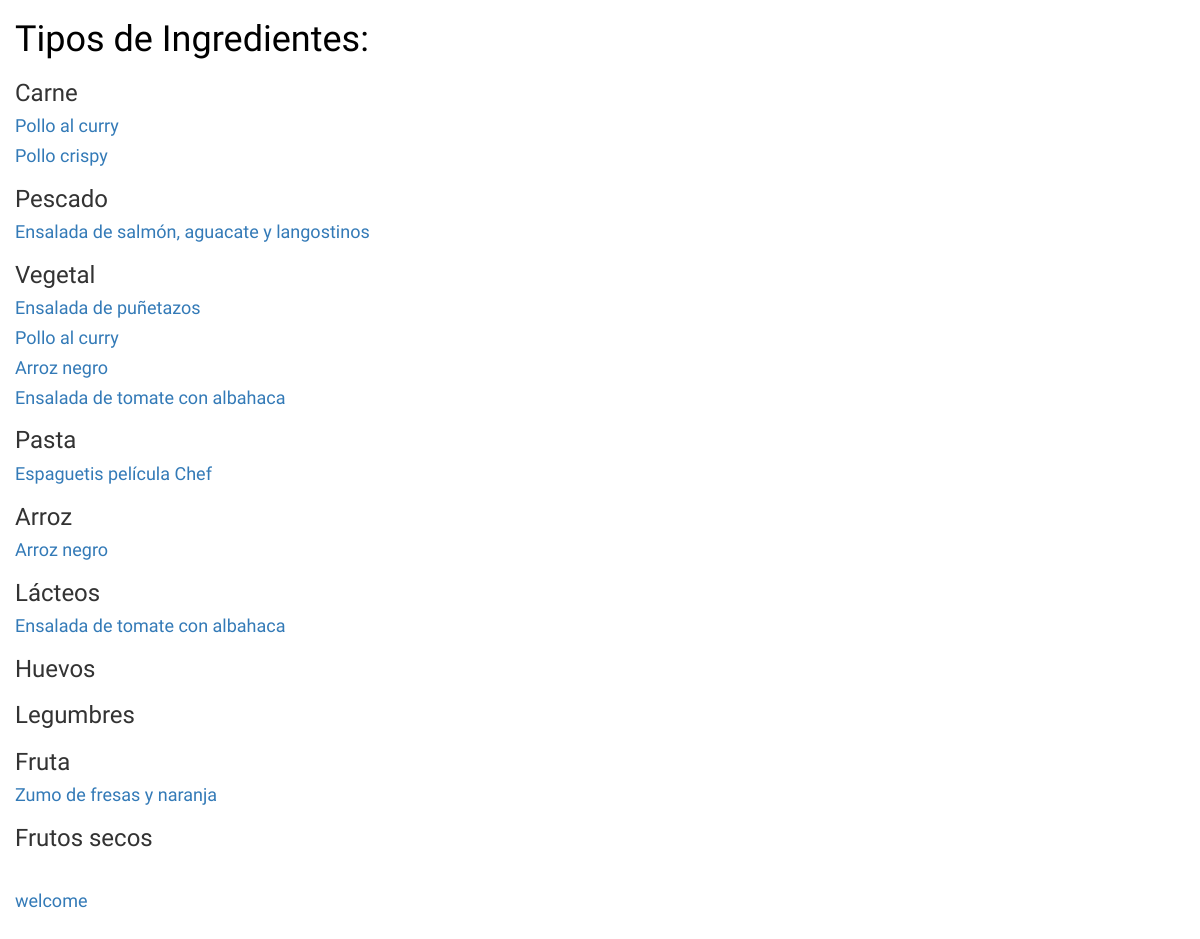
The app's page /listaIngredientes, older data.
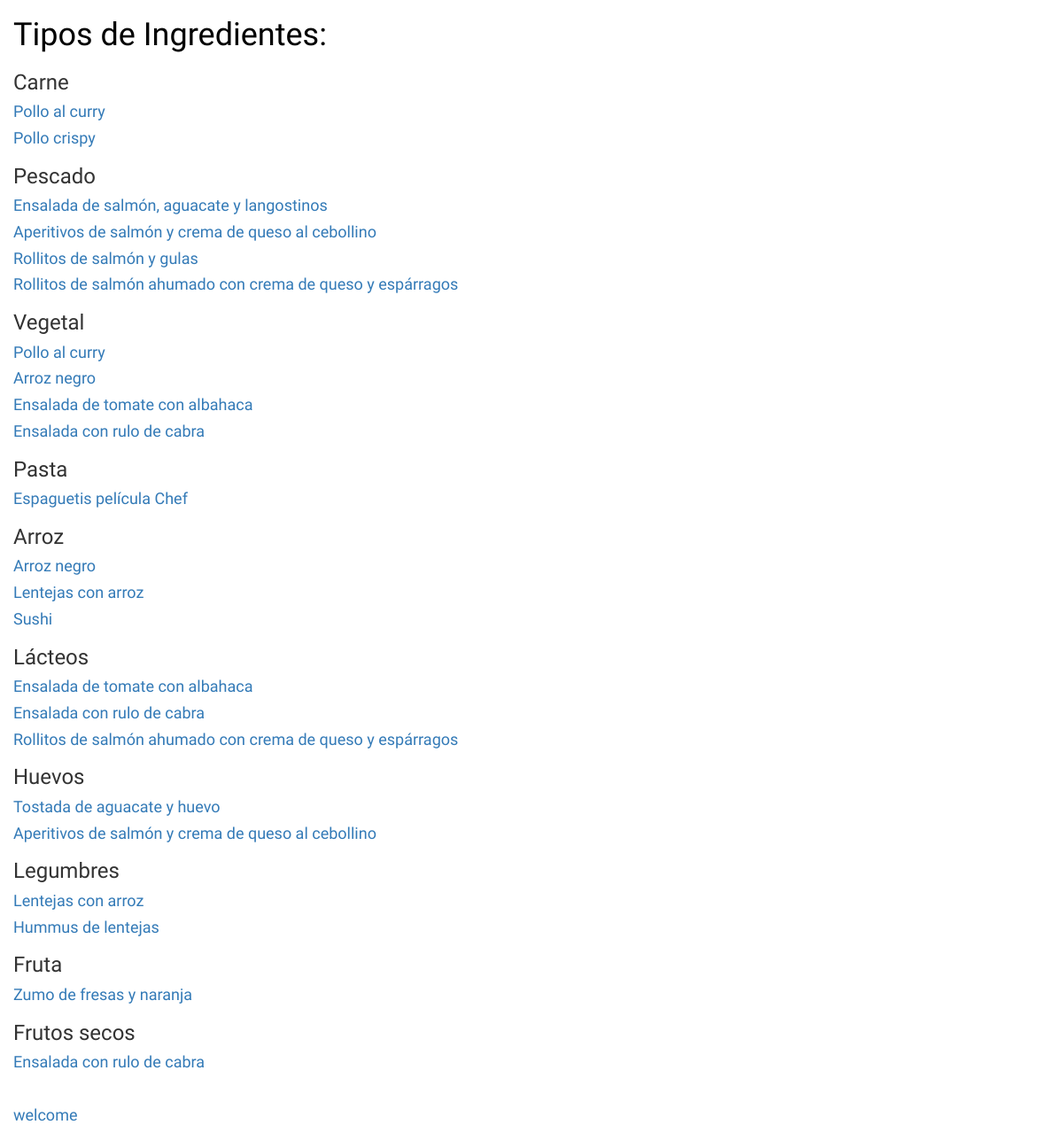
The same page, newer data.
### RecipesAndFun/models.py (models this page shows, shortened)
class receta(models.Model):
    nombre_receta= models.CharField(max_length=100)
    ingredientes= models.TextField(help_text='Escribe los ingredientes')
    preparacion= models.TextField(verbose_name='Preparacion')
    tiempo_preparacion= models.IntegerField
    comentarios= models.CharField(help_text='Espacio para comentarios', max_length=1000, null=True)
    puntuacion= models.IntegerField
    fecha_publicacion= models.DateTimeField(blank=True, null=True)
    autor= models.ForeignKey(User, on_delete=models.CASCADE)

### RecipesAndFun/views.py (the view)
# urls.py: path('listaIngredientes', views.ingredient_list),
def ingredient_list(request):
    context={}
    tipo_comida ={}
    tipo_comida['carne'] = ingrediente.objects.filter(tipo='carne')
    tipo_comida['pescado'] = ingrediente.objects.filter(tipo='pescado')
    tipo_comida['vegetal'] = ingrediente.objects.filter(tipo='vegetal')
    tipo_comida['pasta'] = ingrediente.objects.filter(tipo='pasta')
    tipo_comida['arroz'] = ingrediente.objects.filter(tipo='arroz')
    tipo_comida['lacteo'] = ingrediente.objects.filter(tipo='lacteo')
    tipo_comida['fruta'] = ingrediente.objects.filter(tipo='fruta')
    tipo_comida['huevos'] = ingrediente.objects.filter(tipo='huevos')
    tipo_comida['legumbres'] = ingrediente.objects.filter(tipo='legumbres')
    tipo_comida['frutossecos'] = ingrediente.objects.filter(tipo='frutossecos')
    recetas_de = {}
    recetas_de['pollo'] = receta.objects.filter(ingredientes__contains='pollo')
    recetas_de['salmon'] = receta.objects.filter(ingredientes__contains='salmon')
    recetas_de['tomate'] = receta.objects.filter(ingredientes__contains='tomate')
    recetas_de['espaguetis'] = receta.objects.filter(ingredientes__contains='espaguetis')
    recetas_de['arroz'] = receta.objects.filter(ingredientes__contains='arroz')
    recetas_de['queso'] = receta.objects.filter(ingredientes__contains='queso')
    recetas_de['huevos'] = receta.objects.filter(ingredientes__contains='huevos')
    recetas_de['lentejas'] = receta.objects.filter(ingredientes__contains='lentejas')
    recetas_de['nueces'] = receta.objects.filter(ingredientes__contains='nueces')
    recetas_de['fresas'] = receta.objects.filter(ingredientes__contains='fresas')
    context={
        'recetas_de':recetas_de,
        'tipo_comida':tipo_comida
    }
    return render(request, "listaIngredientes.html", context)

### templates/listaIngredientes.html (shortened to what this page needs)
{% load static %}
<head>
    <link rel="stylesheet" href="//maxcdn.bootstrapcdn.com/bootstrap/3.2.0/css/bootstrap.min.css">
    <link rel="stylesheet" href="//maxcdn.bootstrapcdn.com/bootstrap/3.2.0/css/bootstrap-theme.min.css">
    <link rel="stylesheet" href="{% static 'recipesandfun.css' %}">
    <h1>Tipos de Ingredientes:</h1>
</head>
<body>
    <h3>Carne</h3>
    {%  for receta in recetas_de.pollo %}
        <div>
            <h4><a href="{% url 'recipe_details' receta.id %}">
                {{ receta.nombre_receta }}</a></h4>
        </div>
    {% endfor %}
    <h3>Pescado</h3>
    {%  for receta in recetas_de.salmon %}
        <div>
            <h4><a href="{% url 'recipe_details' receta.id %}">
                {{ receta.nombre_receta }}</a></h4>
        </div>
    {% endfor %}
    <h3>Vegetal</h3>
    {%  for receta in recetas_de.tomate %}
        <div>
            <h4><a href="{% url 'recipe_details' receta.id %}">
                {{ receta.nombre_receta }}</a></h4>
        </div>
    {% endfor %}
    <h3>Pasta</h3>
    {%  for receta in recetas_de.espaguetis %}
        <div>
            <h4><a href="{% url 'recipe_details' receta.id %}">
                {{ receta.nombre_receta }}</a></h4>
        </div>
    {% endfor %}
    <h3>Arroz</h3>
    {%  for receta in recetas_de.arroz %}
        <div>
            <h4><a href="{% url 'recipe_details' receta.id %}">
                {{ receta.nombre_receta }}</a></h4>
        </div>
    {% endfor %}
    <h3>Lácteos</h3>
    {%  for receta in recetas_de.queso %}
        <div>
            <h4><a href="{% url 'recipe_details' receta.id %}">
                {{ receta.nombre_receta }}</a></h4>
        </div>
    {% endfor %}
    <h3>Huevos</h3>
    {%  for receta in recetas_de.huevos %}
        <div>
            <h4><a href="{% url 'recipe_details' receta.id %}">
                {{ receta.nombre_receta }}</a></h4>
        </div>
    {% endfor %}
    <h3>Legumbres</h3>
    {%  for receta in recetas_de.lentejas %}
        <div>
            <h4><a href="{% url 'recipe_details' receta.id %}">
                {{ receta.nombre_receta }}</a></h4>
        </div>
    {% endfor %}
    <h3>Fruta</h3>
    {%  for receta in recetas_de.fresas %}
        <div>
            <h4><a href="{% url 'recipe_details' receta.id %}">
                {{ receta.nombre_receta }}</a></h4>
        </div>
    {% endfor %}
    <h3>Frutos secos</h3>
    {%  for receta in recetas_de.nueces %}
        <div>
            <h4><a href="{% url 'recipe_details' receta.id %}">
                {{ receta.nombre_receta }}</a></h4>
        </div>
    {% endfor %}
    <br>
        <h4><a href="/welcome">welcome </a></h4>
</body>

### static/recipesandfun.css (style rules this page uses)
h1, h2 { color: #000000; font-family: 'Lobster'; }
h3, h4, h5 { font-family: 'Abel', sans-serif; }
body { padding-left: 15px; }

Row changes from the older to the newer data that the page shows:
removed receta: nombre_receta "Ensalada de puñetazos", shown under "Vegetal"
added receta: nombre_receta "Aperitivos de salmón y crema de queso al cebollino"
added receta: nombre_receta "Rollitos de salmón y gulas", shown under "Pescado"
added receta: nombre_receta "Rollitos de salmón ahumado con crema de queso y espárragos"
added receta: nombre_receta "Ensalada con rulo de cabra"
added receta: nombre_receta "Lentejas con arroz"
added receta: nombre_receta "Sushi", shown under "Arroz"
added receta: nombre_receta "Tostada de aguacate y huevo", shown under "Huevos"
added receta: nombre_receta "Hummus de lentejas", shown under "Legumbres"
